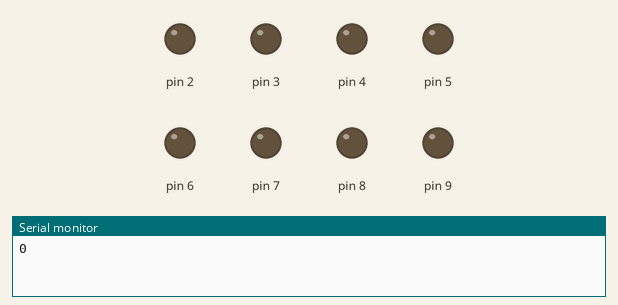
Simulated run of this sketch. Board: Arduino Uno, built with avr-gcc and run on an emulated ATmega328P. Parts: output pins drawn as LEDs (lit = HIGH), the last lines printed to the serial monitor.

Above: at 0.1 s.
At 4.1 s:
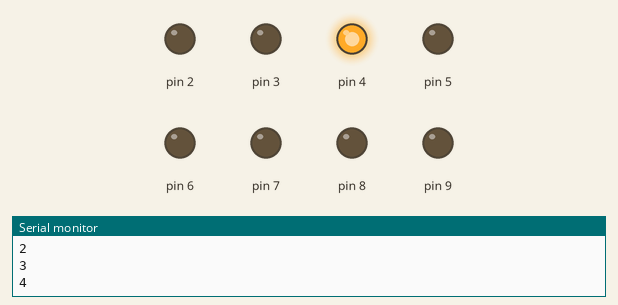
At 9.1 s:
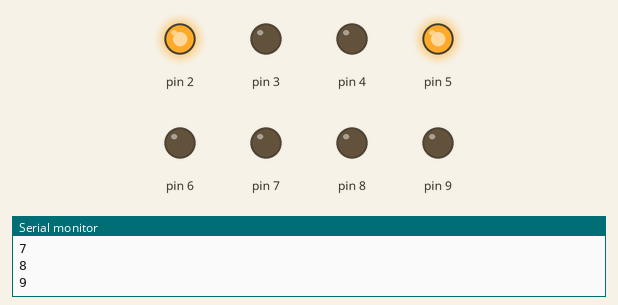
At 19.1 s:
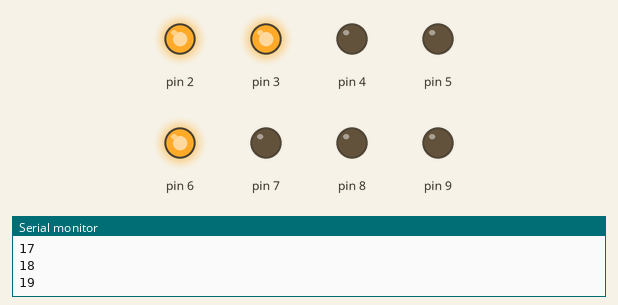
At 29.1 s:
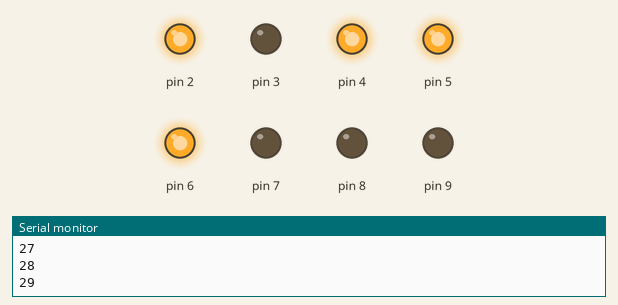
At 39.1 s:
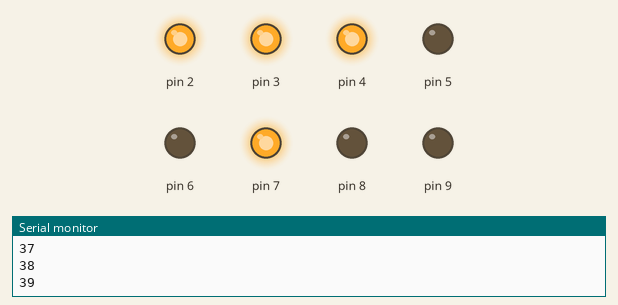
Timing chart, 0 to 40.0 s (numbered marks = the images above):
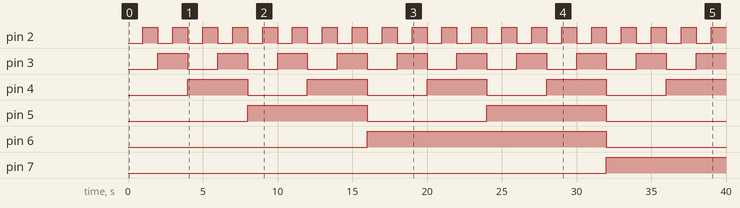

Measured:
- by itself, pin 2: alternates HIGH for 1.0 s and LOW for 1.0 s
- by itself, pin 3: alternates HIGH for 2.0 s and LOW for 2.0 s
- by itself, pin 4: alternates HIGH for 4.0 s and LOW for 4.0 s
- by itself, pin 5: alternates HIGH for 8.0 s and LOW for 8.0 s
- by itself, pin 6: LOW → HIGH at 16.0 s, → LOW 16.0 s later
- by itself, pin 7: LOW → HIGH at 32.0 s

The sketch:

ContadorBinario.ino
```cpp
/*******************************************************************************
  *  Áster Electrónica
  *  Contador binario
  *  Abstract: En este ejemplo, se realizará un contador binario de 0 a 255 con
  *  un ciclo for, el valor del contador se desplegará en los leds de salida
  *  del puerto D y en la terminal serial.
  *  Creado por Miguel AngelLo.
  *  LinkedIn: @miguelangello21
  *  Conexiones físicas:
  *        Tarjeta UNO | Entradas
  *               5V -> VCC
  *              GND -> GND
  *               A0 <- C0
  *               A1 <- C1
  *               A2 <- C2
  *               A3 <- C3
  *               10 <- B0
  *               11 <- B1
  *               12 <- B2
  *               13 <- B3
  *        Tarjeta UNO | Salidas
  *               5V -> VCC
  *              GND -> GND
  *                2 -> D0
  *                3 -> D1
  *                4 -> D2
  *                5 -> D3
  *                6 -> D4
  *                7 -> D5
  *                8 -> D6
  *                9 -> D7
********************************************************************************/

int contador=0;
byte salida1;
byte salida2;

void setup() {
  //Declaramos todo el puerto B y C como entrada
  //Declaramos como entrada PB2,PB3,PB4 y PB5. En este caso PB0 y PB1 serán salidas.
  DDRB = B00000011;
  //Declaramos todo el puerto C como entrada.
  DDRC = B00000000;
  //Declaramos PD2,PD3,PD4,PD5,PD6 y PD7 como entradas SIN modificar el estado de PD0 y PD1.
  DDRD |= B11111100;

  //Iniciamos la comunicación serial
  Serial.begin(9600);
}

void loop() {
  for(int i=0; i<256; i++){
    contador= byte(i);
    //Le asigno a la variable salida1 el valor del resultado, pero recorrido dos lugares hacia la izquierda.
    salida1 = contador << 2;
    //Le asigno a la variable salida2 el valor del resultado, pero recorrido seis lugares hacia la derecha.
    salida2 = contador >> 6;
    //Asigno al puertoD el valor de salida1 que contiene los 6 bits menos significativos del resultado
    PORTD = salida1;
    //Asigno al puertoB el valor de salida1 que contiene los 2 bits más significativos del resultado
    PORTB = salida2;
    //Esta función imprime el valor del contador en la terminal serial
    Serial.println(contador);
    //Esta función espera 1000 milisegundos y después continúa el programa
    delay(1000);
    }

}
```
